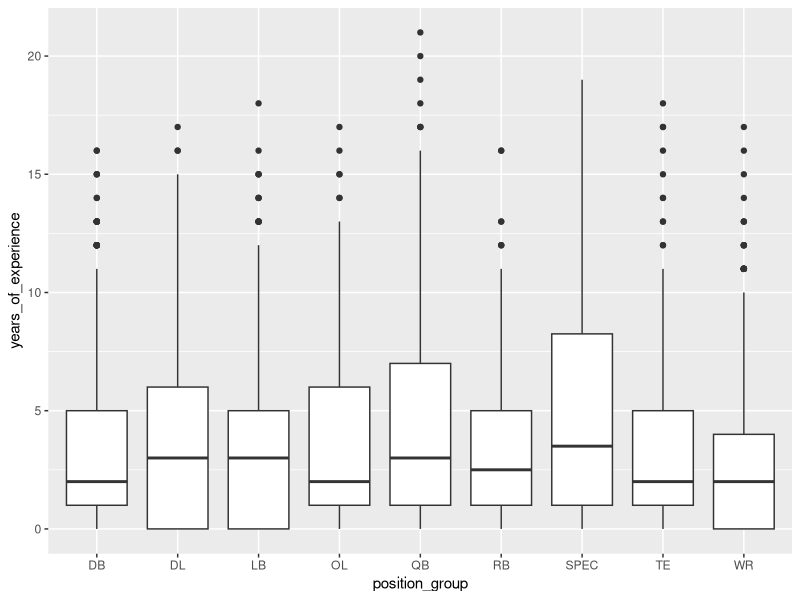

Write the R code that produced this figure.
library(ggplot2)

nfl_data = read.csv("dataset/nfl_players_clean.csv")

nfl_data$position_group = as.factor(nfl_data$position_group)
nfl_data$position = as.factor(nfl_data$position)
nfl_data$team_abbr = as.factor(nfl_data$team_abbr)

plt <- ggplot(nfl_data) + geom_boxplot(aes(x=position_group, y=years_of_experience))
print(plt)